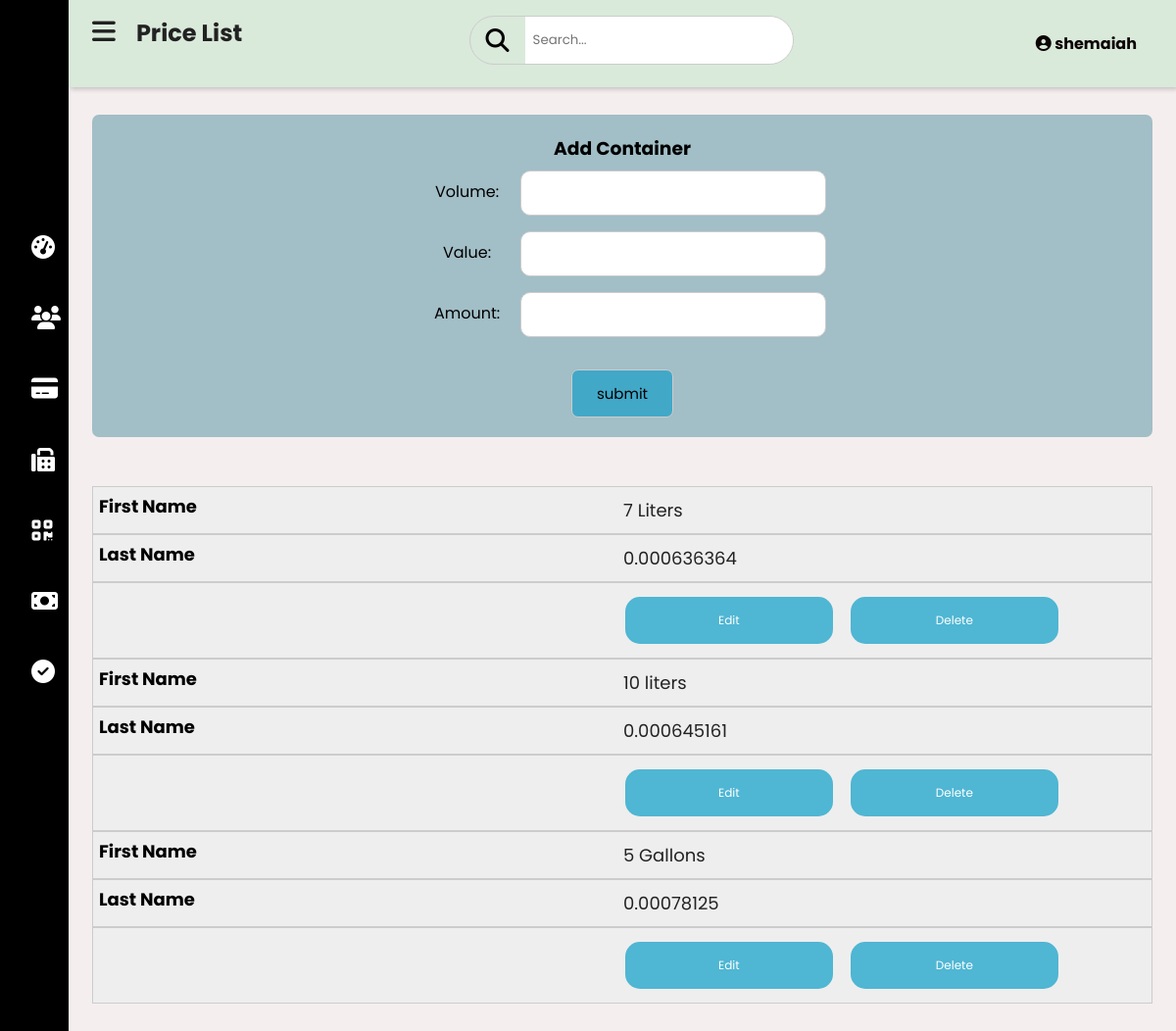
The app's page /price.php (signed in) with its own data.
### tables this page shows
CREATE TABLE `price_list` (
  `price_id` int(11) NOT NULL,
  `volume` varchar(50) NOT NULL,
  `value` float NOT NULL,
  `container_price` float NOT NULL
);

### price.php (the view, shortened to what this page needs)
<?php
include("dashboard.php");
$id = $_SESSION['login_id'];
$query_admin_username = $pdo->prepare("SELECT * FROM login a INNER JOIN  admin b
ON a.admin_id = b.admin_id WHERE a.login_id = '$id'");
$query_admin_username->execute();
$row = $query_admin_username->fetch();
$username = $row['username'];
?>
<!DOCTYPE html>
<html>
<html lang="en">
<head>
  <link rel="stylesheet" href="css/price.css">
  <link rel="stylesheet" href="https://cdnjs.cloudflare.com/ajax/libs/font-awesome/6.1.1/css/all.min.css">
</head>
    <body>
    <div class="main-content">
      <header>
        <h2>
          <label for="nav-toggle">
            <span class="fas fa-bars"></span>
          </label>
          Price List
        </h2>
        <div class="search-wrapper">
          <span class="fas fa-search"> </span>
          <input type="search" placeholder="Search..." />
        </div>
        <div class="user-wrapper">
        <div class="user-wrapper">
<div class="dropdown">
<h4 class="dropbtn"><i class="fas fa-user-circle"></i>&nbsp;<?php echo $username;?> </h4>
</div>
         </div>
        </div>
      </header>
     <main>
<form action="pricelist.php" method="POST">
<center>
<div class="con">
<h3>Add Container</h3>
<label for="" class="vol">Volume:</label>
<input type="text" id="in"  name="volume" required  >
<br>
<label for="" class="vol">Value:</label>
<input type="text" id="in"  name="value" required >
<br>
<label for="" class="vol">Amount:</label>
<input type="text" id="in"  name="container_price" required >
<br><br>
<input type='submit' name='submit'  value='submit'/></center>
</form>
<table style="width:100%">
<?php
$query = $pdo->prepare("SELECT * FROM price_list  " );
$query->execute();
while($rows = $query->fetch()){
  $volume = $rows['volume'];
  $container_price = $rows['container_price'];
  $id = $rows['price_id'];
  ?>
  <tbody>
    <tr>
      <td data-column="First Name"><?php echo $volume;?></td>
      <td data-column="Last Name"><?php echo $container_price;?></td>
     <td>
     <a class="button2" href="edit_price.php?id=<?php echo $id;?> "><i class=""></i> Edit</button> </a> &nbsp;&nbsp;&nbsp;
     <a class=" button2" href="delete_price.php?id=<?php echo $id;?> ">Delete</button> </a>
     </td>
</tr>
    <?php
}
?>
  </tbody>
</table>

### css/dashboard.css (style rules this page uses)
:root { --main-color: #11101d; --color-dark: #1D2231; --text-grey: #8390A2; }
* { padding: 0; margin: 0; box-sizing: border-box; list-style: none; text-decoration: none; font-family: 'Poppins' ,sans-serif; }
.main-content { transition: margin-left 300ms; margin-left: auto; }
header { background-color: #d9e9da; display: flex; justify-content: space-between; padding: 1rem 1.5rem; box-shadow: 2px 2px 5px rgba(0, 0, 0, 0.2); position: fixed; left: 345px; top:0; z-index: 100; width: calc(100% - 345px); transition: left 300ms; }
header h2 { color: #222; }
header label span { font-size: 1.7rem; padding-right: 1rem; }
.search-wrapper { border: solid 1px #ccc; border-radius: 30px; height: 50px; display: flex; align-items: center; overflow-x: hidden; }
.search-wrapper span { display: inline-block; padding: 0rem 1rem; font-size: 1.5rem; }
.search-wrapper input { height: 100%; padding: .5rem; border: none; outline: none; }
.user-wrapper { display: flex; align-items: center; }
.dropbtn { color: rgb(12, 3, 3); padding: 16px; font-size: 16px; border: none; cursor: pointer; }
.dropdown { position: relative; display: inline-block; }
main { margin-top: 85px; padding: 2rem 1.5rem; background: #f5eeee; min-height: calc(80vh - 90px); min-width: 500px; }
table { border-collapse: collapse; }
td { padding: .5rem 1rem ; font-size: .9rem ; color: #222; }
tr td:last-child { display: flex; align-items: center; }
@media only screen and (max-width: 1200px) { .main-content { margin-left: 70px; } }
@media only screen and (max-width: 1200px) { .main-content header { width: calc(100% - 70px); left:70px; } }

### records on screen
price_list: volume "7 Liters", container_price "0.000636364"
price_list: volume "10 liters", container_price "0.000645161"
price_list: volume "5 Gallons", container_price "0.00078125"

### other values on screen
$username "shemaiah"
